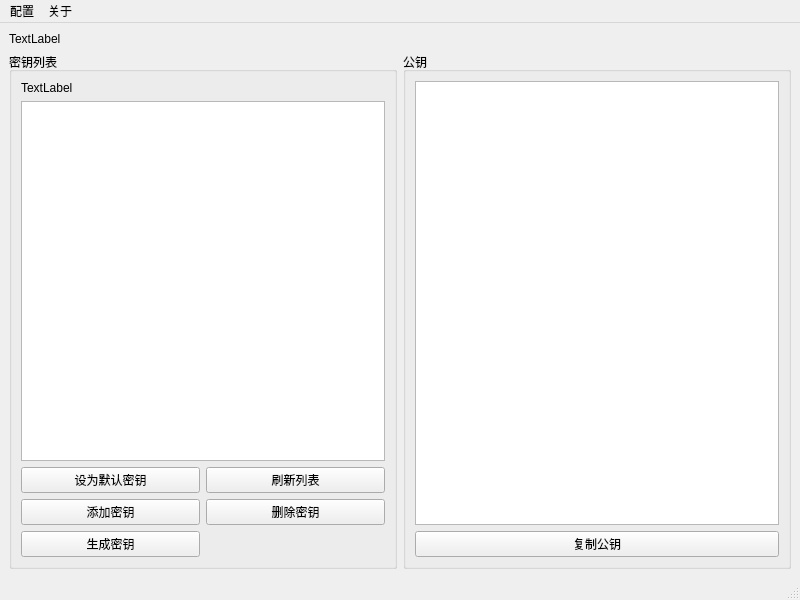
<?xml version="1.0" encoding="UTF-8"?>
<ui version="4.0">
 <class>MainWindow</class>
 <widget class="QMainWindow" name="MainWindow">
  <property name="geometry">
   <rect>
    <x>0</x>
    <y>0</y>
    <width>800</width>
    <height>600</height>
   </rect>
  </property>
  <property name="windowTitle">
   <string>MainWindow</string>
  </property>
  <widget class="QWidget" name="centralwidget">
   <layout class="QVBoxLayout" name="verticalLayout">
    <item>
     <widget class="QLabel" name="lb_work_path_show">
      <property name="text">
       <string>TextLabel</string>
      </property>
     </widget>
    </item>
    <item>
     <layout class="QHBoxLayout" name="horizontalLayout">
      <item>
       <widget class="QGroupBox" name="groupBox">
        <property name="title">
         <string>密钥列表</string>
        </property>
        <layout class="QGridLayout" name="gridLayout">
         <item row="2" column="0">
          <layout class="QGridLayout" name="gridLayout_3">
           <item row="0" column="0">
            <widget class="QPushButton" name="bt_set_default_key">
             <property name="text">
              <string>设为默认密钥</string>
             </property>
            </widget>
           </item>
           <item row="0" column="1">
            <widget class="QPushButton" name="bt_refrsh_list">
             <property name="text">
              <string>刷新列表</string>
             </property>
            </widget>
           </item>
           <item row="1" column="0">
            <widget class="QPushButton" name="bt_add_key">
             <property name="text">
              <string>添加密钥</string>
             </property>
            </widget>
           </item>
           <item row="1" column="1">
            <widget class="QPushButton" name="bt_del_key">
             <property name="text">
              <string>删除密钥</string>
             </property>
            </widget>
           </item>
           <item row="2" column="0">
            <widget class="QPushButton" name="bt_gen_key">
             <property name="text">
              <string>生成密钥</string>
             </property>
            </widget>
           </item>
          </layout>
         </item>
         <item row="1" column="0">
          <widget class="QListWidget" name="lv_key_list"/>
         </item>
         <item row="0" column="0">
          <widget class="QLabel" name="lb_default_key_name">
           <property name="text">
            <string>TextLabel</string>
           </property>
          </widget>
         </item>
        </layout>
       </widget>
      </item>
      <item>
       <widget class="QGroupBox" name="groupBox_2">
        <property name="title">
         <string>公钥</string>
        </property>
        <layout class="QGridLayout" name="gridLayout_2">
         <item row="1" column="0">
          <widget class="QPushButton" name="bt_copy_pub_key">
           <property name="text">
            <string>复制公钥</string>
           </property>
          </widget>
         </item>
         <item row="0" column="0">
          <widget class="QTextBrowser" name="tv_pub_key_show">
           <property name="html">
            <string>&lt;!DOCTYPE HTML PUBLIC &quot;-//W3C//DTD HTML 4.0//EN&quot; &quot;http://www.w3.org/TR/REC-html40/strict.dtd&quot;&gt;
&lt;html&gt;&lt;head&gt;&lt;meta name=&quot;qrichtext&quot; content=&quot;1&quot; /&gt;&lt;style type=&quot;text/css&quot;&gt;
p, li { white-space: pre-wrap; }
&lt;/style&gt;&lt;/head&gt;&lt;body style=&quot; font-family:'SimSun'; font-size:9pt; font-weight:400; font-style:normal;&quot;&gt;
&lt;p style=&quot;-qt-paragraph-type:empty; margin-top:0px; margin-bottom:0px; margin-left:0px; margin-right:0px; -qt-block-indent:0; text-indent:0px;&quot;&gt;&lt;br /&gt;&lt;/p&gt;&lt;/body&gt;&lt;/html&gt;</string>
           </property>
          </widget>
         </item>
        </layout>
       </widget>
      </item>
     </layout>
    </item>
   </layout>
  </widget>
  <widget class="QMenuBar" name="menubar">
   <property name="geometry">
    <rect>
     <x>0</x>
     <y>0</y>
     <width>800</width>
     <height>21</height>
    </rect>
   </property>
   <widget class="QMenu" name="settings">
    <property name="title">
     <string>配置</string>
    </property>
   </widget>
   <widget class="QMenu" name="about">
    <property name="title">
     <string>关于</string>
    </property>
   </widget>
   <addaction name="settings"/>
   <addaction name="about"/>
  </widget>
  <widget class="QStatusBar" name="statusbar"/>
 </widget>
 <resources/>
 <connections/>
</ui>
